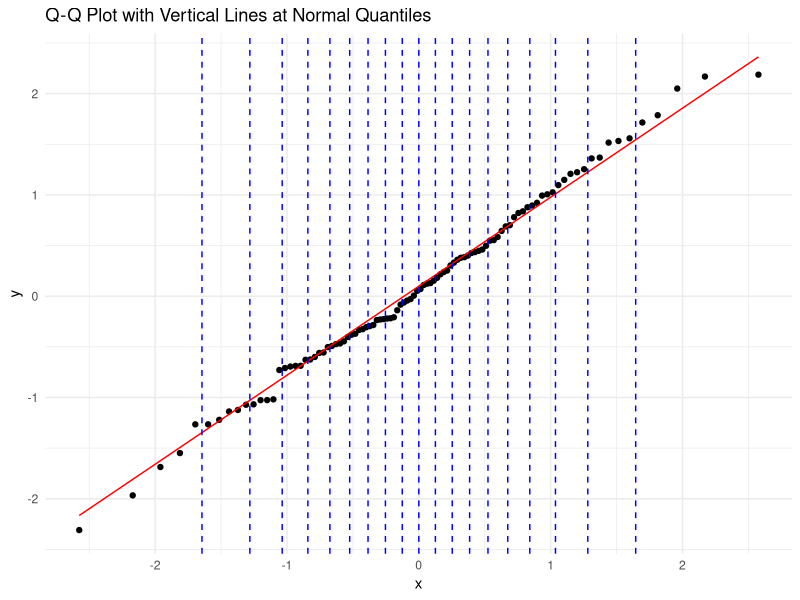

Here is the R script that generated this plot:
library(ggplot2)
set.seed(123)  # For reproducibility
sample_data <- rnorm(100)  # Generate 100 random normal data points
normal_quantiles <- qnorm(seq(0.05, 0.95, by = 0.05))

# Create a data frame
data <- data.frame(sample_data)

# Generate the Q-Q plot
qq_plot <- ggplot(data, aes(sample = sample_data)) +
  stat_qq() +
  stat_qq_line(col = "red") +
  ggtitle("Q-Q Plot with Vertical Lines at Normal Quantiles") +
  theme_minimal()

# Add vertical lines at the normal distribution quantiles
for (q in normal_quantiles) {
  qq_plot <- qq_plot + geom_vline(xintercept = q, linetype = "dashed", color = "blue")
}

# Display the plot
print(qq_plot)

